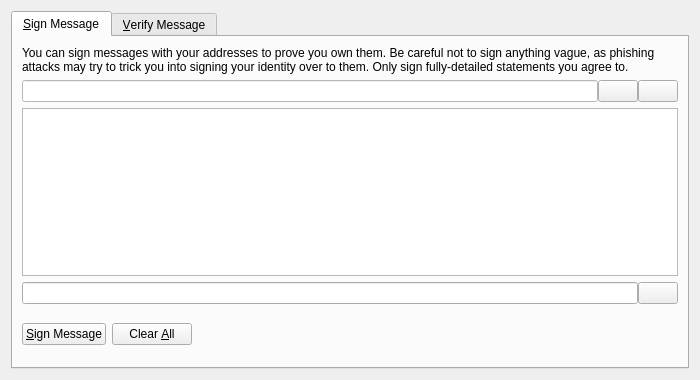
<?xml version="1.0" encoding="UTF-8"?>
<ui version="4.0">
 <class>SignVerifyMessageDialog</class>
 <widget class="QDialog" name="SignVerifyMessageDialog">
  <property name="geometry">
   <rect>
    <x>0</x>
    <y>0</y>
    <width>700</width>
    <height>380</height>
   </rect>
  </property>
  <property name="windowTitle">
   <string>Signatures - Sign / Verify a Message</string>
  </property>
  <property name="styleSheet">
   <string notr="true"/>
  </property>
  <property name="modal">
   <bool>true</bool>
  </property>
  <layout class="QVBoxLayout" name="verticalLayout">
   <item>
    <widget class="QTabWidget" name="tabWidget">
     <property name="styleSheet">
      <string notr="true">QListView { background: transparent; }</string>
     </property>
     <property name="currentIndex">
      <number>0</number>
     </property>
     <widget class="QWidget" name="tabSignMessage">
      <attribute name="title">
       <string>&amp;Sign Message</string>
      </attribute>
      <layout class="QVBoxLayout" name="verticalLayout_SM">
       <item>
        <widget class="QLabel" name="infoLabel_SM">
         <property name="text">
          <string>You can sign messages with your addresses to prove you own them. Be careful not to sign anything vague, as phishing attacks may try to trick you into signing your identity over to them. Only sign fully-detailed statements you agree to.</string>
         </property>
         <property name="textFormat">
          <enum>Qt::PlainText</enum>
         </property>
         <property name="wordWrap">
          <bool>true</bool>
         </property>
        </widget>
       </item>
       <item>
        <layout class="QHBoxLayout" name="horizontalLayout_1_SM">
         <property name="spacing">
          <number>0</number>
         </property>
         <item>
          <widget class="QValidatedLineEdit" name="addressIn_SM">
           <property name="toolTip">
            <string>The address to sign the message with (e.g. F96m4dNBqCLh7ZYceQnLG7uPuva5mochZK)</string>
           </property>
           <property name="styleSheet">
            <string notr="true">background-color: rgb(255, 255, 255);</string>
           </property>
           <property name="maxLength">
            <number>34</number>
           </property>
          </widget>
         </item>
         <item>
          <widget class="QPushButton" name="addressBookButton_SM">
           <property name="toolTip">
            <string>Choose an address from the address book</string>
           </property>
           <property name="text">
            <string/>
           </property>
           <property name="icon">
            <iconset>
             <normaloff>:/icons/address-book</normaloff>:/icons/address-book</iconset>
           </property>
           <property name="shortcut">
            <string>Alt+A</string>
           </property>
           <property name="autoDefault">
            <bool>false</bool>
           </property>
          </widget>
         </item>
         <item>
          <widget class="QPushButton" name="pasteButton_SM">
           <property name="toolTip">
            <string>Paste address from clipboard</string>
           </property>
           <property name="text">
            <string/>
           </property>
           <property name="icon">
            <iconset>
             <normaloff>:/icons/editpaste</normaloff>:/icons/editpaste</iconset>
           </property>
           <property name="shortcut">
            <string>Alt+P</string>
           </property>
           <property name="autoDefault">
            <bool>false</bool>
           </property>
          </widget>
         </item>
        </layout>
       </item>
       <item>
        <widget class="QPlainTextEdit" name="messageIn_SM">
         <property name="toolTip">
          <string>Enter the message you want to sign here</string>
         </property>
         <property name="styleSheet">
          <string notr="true">QListView { background: transparent; }</string>
         </property>
        </widget>
       </item>
       <item>
        <layout class="QHBoxLayout" name="horizontalLayout_2_SM">
         <property name="spacing">
          <number>0</number>
         </property>
         <item>
          <widget class="QLineEdit" name="signatureOut_SM">
           <property name="font">
            <font>
             <italic>true</italic>
            </font>
           </property>
           <property name="styleSheet">
            <string notr="true">QListView { background: transparent; }</string>
           </property>
           <property name="readOnly">
            <bool>true</bool>
           </property>
          </widget>
         </item>
         <item>
          <widget class="QPushButton" name="copySignatureButton_SM">
           <property name="toolTip">
            <string>Copy the current signature to the system clipboard</string>
           </property>
           <property name="text">
            <string/>
           </property>
           <property name="icon">
            <iconset>
             <normaloff>:/icons/editcopy</normaloff>:/icons/editcopy</iconset>
           </property>
           <property name="autoDefault">
            <bool>false</bool>
           </property>
          </widget>
         </item>
        </layout>
       </item>
       <item>
        <layout class="QHBoxLayout" name="horizontalLayout_3_SM">
         <item>
          <widget class="QPushButton" name="signMessageButton_SM">
           <property name="toolTip">
            <string>Sign the message to prove you own this rain address</string>
           </property>
           <property name="styleSheet">
            <string notr="true"/>
           </property>
           <property name="text">
            <string>&amp;Sign Message</string>
           </property>
           <property name="icon">
            <iconset>
             <normaloff>:/icons/edit</normaloff>:/icons/edit</iconset>
           </property>
           <property name="autoDefault">
            <bool>false</bool>
           </property>
          </widget>
         </item>
         <item>
          <widget class="QPushButton" name="clearButton_SM">
           <property name="toolTip">
            <string>Reset all sign message fields</string>
           </property>
           <property name="styleSheet">
            <string notr="true"/>
           </property>
           <property name="text">
            <string>Clear &amp;All</string>
           </property>
           <property name="icon">
            <iconset>
             <normaloff>:/icons/remove</normaloff>:/icons/remove</iconset>
           </property>
           <property name="autoDefault">
            <bool>false</bool>
           </property>
          </widget>
         </item>
         <item>
          <spacer name="horizontalSpacer_1_SM">
           <property name="orientation">
            <enum>Qt::Horizontal</enum>
           </property>
           <property name="sizeHint" stdset="0">
            <size>
             <width>40</width>
             <height>48</height>
            </size>
           </property>
          </spacer>
         </item>
         <item>
          <widget class="QLabel" name="statusLabel_SM">
           <property name="font">
            <font>
             <weight>75</weight>
             <bold>true</bold>
            </font>
           </property>
           <property name="text">
            <string/>
           </property>
           <property name="wordWrap">
            <bool>true</bool>
           </property>
          </widget>
         </item>
         <item>
          <spacer name="horizontalSpacer_2_SM">
           <property name="orientation">
            <enum>Qt::Horizontal</enum>
           </property>
           <property name="sizeHint" stdset="0">
            <size>
             <width>40</width>
             <height>48</height>
            </size>
           </property>
          </spacer>
         </item>
        </layout>
       </item>
      </layout>
     </widget>
     <widget class="QWidget" name="tabVerifyMessage">
      <attribute name="title">
       <string>&amp;Verify Message</string>
      </attribute>
      <layout class="QVBoxLayout" name="verticalLayout_VM">
       <item>
        <widget class="QLabel" name="infoLabel_VM">
         <property name="text">
          <string>Enter the signing address, message (ensure you copy line breaks, spaces, tabs, etc. exactly) and signature below to verify the message. Be careful not to read more into the signature than what is in the signed message itself, to avoid being tricked by a man-in-the-middle attack.</string>
         </property>
         <property name="textFormat">
          <enum>Qt::PlainText</enum>
         </property>
         <property name="alignment">
          <set>Qt::AlignLeading|Qt::AlignLeft|Qt::AlignTop</set>
         </property>
         <property name="wordWrap">
          <bool>true</bool>
         </property>
        </widget>
       </item>
       <item>
        <layout class="QHBoxLayout" name="horizontalLayout_1_VM">
         <property name="spacing">
          <number>0</number>
         </property>
         <item>
          <widget class="QValidatedLineEdit" name="addressIn_VM">
           <property name="toolTip">
            <string>The address the message was signed with (e.g. F96m4dNBqCLh7ZYceQnLG7uPuva5mochZK)</string>
           </property>
           <property name="styleSheet">
            <string notr="true">QListView { background: transparent; }</string>
           </property>
           <property name="maxLength">
            <number>34</number>
           </property>
          </widget>
         </item>
         <item>
          <widget class="QPushButton" name="addressBookButton_VM">
           <property name="toolTip">
            <string>Choose an address from the address book</string>
           </property>
           <property name="text">
            <string/>
           </property>
           <property name="icon">
            <iconset>
             <normaloff>:/icons/address-book</normaloff>:/icons/address-book</iconset>
           </property>
           <property name="shortcut">
            <string>Alt+A</string>
           </property>
           <property name="autoDefault">
            <bool>false</bool>
           </property>
          </widget>
         </item>
        </layout>
       </item>
       <item>
        <widget class="QPlainTextEdit" name="messageIn_VM">
         <property name="styleSheet">
          <string notr="true">QListView { background: transparent; }</string>
         </property>
        </widget>
       </item>
       <item>
        <widget class="QValidatedLineEdit" name="signatureIn_VM">
         <property name="styleSheet">
          <string notr="true">QListView { background: transparent; }</string>
         </property>
        </widget>
       </item>
       <item>
        <layout class="QHBoxLayout" name="horizontalLayout_2_VM">
         <item>
          <widget class="QPushButton" name="verifyMessageButton_VM">
           <property name="toolTip">
            <string>Verify the message to ensure it was signed with the specified rain address</string>
           </property>
           <property name="styleSheet">
            <string notr="true"/>
           </property>
           <property name="text">
            <string>&amp;Verify Message</string>
           </property>
           <property name="icon">
            <iconset>
             <normaloff>:/icons/transaction_0</normaloff>:/icons/transaction_0</iconset>
           </property>
           <property name="autoDefault">
            <bool>false</bool>
           </property>
          </widget>
         </item>
         <item>
          <widget class="QPushButton" name="clearButton_VM">
           <property name="toolTip">
            <string>Reset all verify message fields</string>
           </property>
           <property name="styleSheet">
            <string notr="true"/>
           </property>
           <property name="text">
            <string>Clear &amp;All</string>
           </property>
           <property name="icon">
            <iconset>
             <normaloff>:/icons/remove</normaloff>:/icons/remove</iconset>
           </property>
           <property name="autoDefault">
            <bool>false</bool>
           </property>
          </widget>
         </item>
         <item>
          <spacer name="horizontalSpacer_1_VM">
           <property name="orientation">
            <enum>Qt::Horizontal</enum>
           </property>
           <property name="sizeHint" stdset="0">
            <size>
             <width>40</width>
             <height>48</height>
            </size>
           </property>
          </spacer>
         </item>
         <item>
          <widget class="QLabel" name="statusLabel_VM">
           <property name="font">
            <font>
             <weight>75</weight>
             <bold>true</bold>
            </font>
           </property>
           <property name="text">
            <string/>
           </property>
           <property name="wordWrap">
            <bool>true</bool>
           </property>
          </widget>
         </item>
         <item>
          <spacer name="horizontalSpacer_2_VM">
           <property name="orientation">
            <enum>Qt::Horizontal</enum>
           </property>
           <property name="sizeHint" stdset="0">
            <size>
             <width>40</width>
             <height>48</height>
            </size>
           </property>
          </spacer>
         </item>
        </layout>
       </item>
      </layout>
     </widget>
    </widget>
   </item>
  </layout>
 </widget>
 <customwidgets>
  <customwidget>
   <class>QValidatedLineEdit</class>
   <extends>QLineEdit</extends>
   <header>qvalidatedlineedit.h</header>
  </customwidget>
 </customwidgets>
 <resources>
  <include location="../bitcoin.qrc"/>
 </resources>
 <connections/>
</ui>
